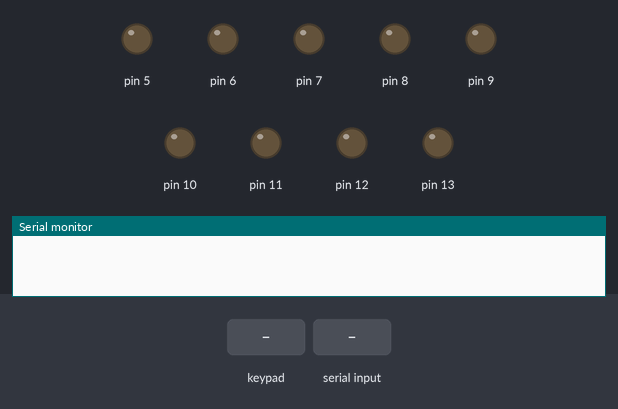
A sketch run on a simulated Arduino Mega 2560, built with avr-gcc and run on an emulated ATmega2560. Shown: output pins drawn as LEDs (lit = HIGH), the last lines printed to the serial monitor. Dashed ring = blinking. Inputs (shaded band) come from the test bench.

Above: at 1.2 s.
1.3 s: keypad keys 2 5 2 6 2 7 2 8 pressed 0.4 s apart
At 1.7 s:
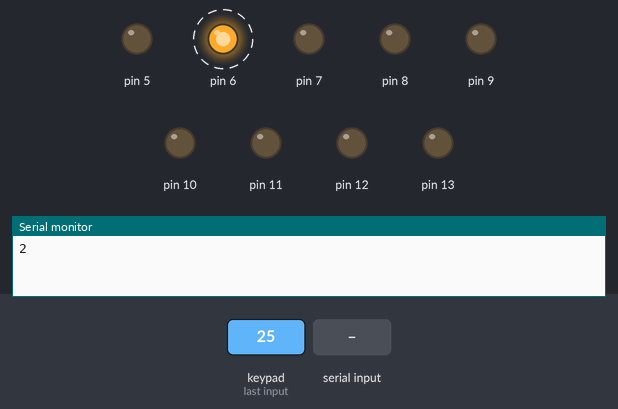
6.0 s: key 'a' pressed
9.0 s: "1" received over Serial
12.0 s: key '3' pressed
At 12.8 s:
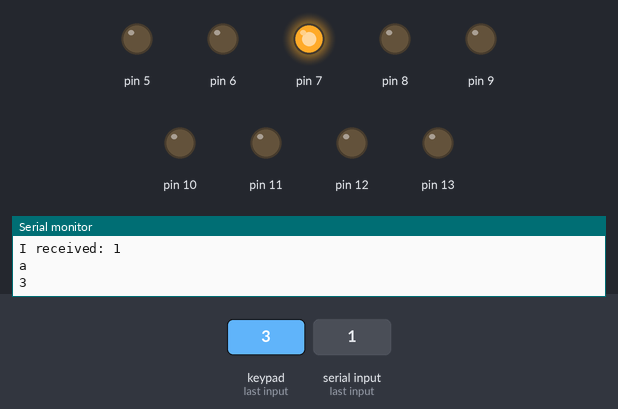
14.5 s: keypad keys 2 2 2 3 2 4 2 9 pressed 0.4 s apart
At 20.4 s:
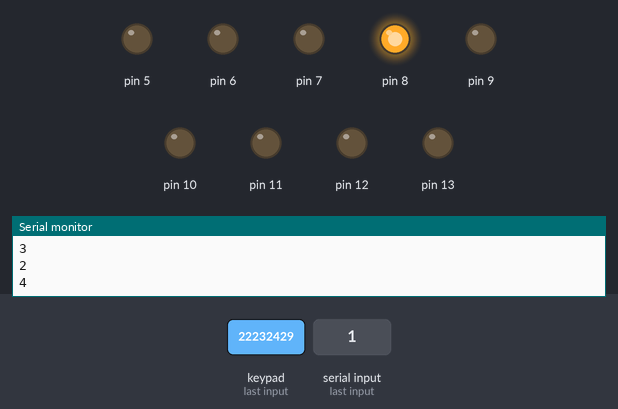
20.7 s: byte 98 ('b') received over Serial
At 22.6 s:
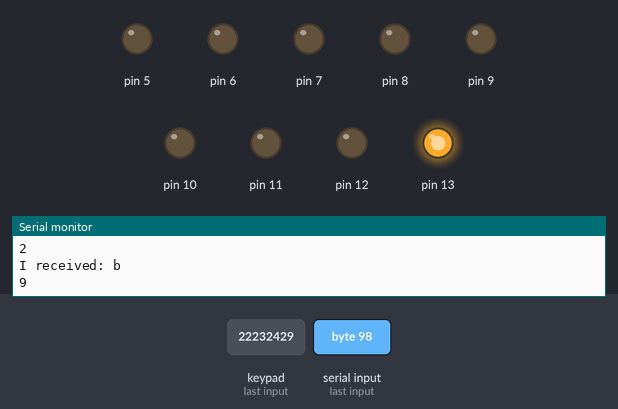
Timing chart, 0 to 24.6 s (numbered marks = the images above; inputs shaded):
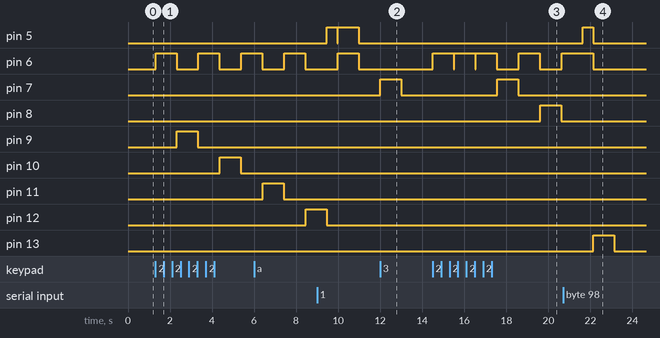

Measured:
- after the input at 1.3 s, pin 6: alternates HIGH for 1.0 s and LOW for 1.0 s, starting at once; pin 9: LOW → HIGH after 1.0 s, → LOW 1.0 s later; pin 10: LOW → HIGH after 3.1 s, → LOW 1.0 s later
- after the input at 12.0 s, pin 7: LOW → HIGH at once, → LOW 1.0 s later
- after the input at 14.5 s, pin 7: LOW → HIGH after 3.1 s, → LOW 1.0 s later; pin 8: LOW → HIGH after 5.1 s, → LOW 1.0 s later
- after the input at 20.7 s, pin 5: LOW → HIGH after 0.93 s, → LOW 0.50 s later; pin 6: HIGH → LOW after 1.4 s instead of 0.93 s

The sketch:

HelloKeypad.ino
```cpp
#include <Keypad.h>

#include <Keypad.h>

const byte ROWS = 4;
const byte COLS = 4;
char hexaKeys[ROWS][COLS] = {
  {'*','0','#','a'},
  {'1','2','3','b'},
  {'4','5','6','c'},
  {'7','8','9','d'}
};
byte rowPins[ROWS] = {25, 26, 27, 28};
byte colPins[COLS] = {22, 23, 24,29};
Keypad customKeypad = Keypad( makeKeymap(hexaKeys), rowPins, colPins, ROWS, COLS);

int incomingByte = 0;

void setup(){
  Serial.begin(9600);
  pinMode(5, OUTPUT);
  pinMode(6, OUTPUT);
  pinMode(7, OUTPUT);
  pinMode(8, OUTPUT);
  pinMode(9, OUTPUT);
  pinMode(10, OUTPUT);
  pinMode(11, OUTPUT);
  pinMode(12, OUTPUT);
  pinMode(13, OUTPUT);
}

void loop(){
  //Keypad Input
  char customKey = customKeypad.getKey();
  if (customKey == '1'){
    digitalWrite(5, HIGH);
    Serial.println("1");
    delay(1000);
    digitalWrite(5, LOW);
  }else if(customKey == '2'){
    digitalWrite(6, HIGH);
    Serial.println("2");
    delay(1000);
    digitalWrite(6, LOW);
  }else if(customKey == '3'){
    digitalWrite(7, HIGH);
    Serial.println("3");
     delay(1000);
    digitalWrite(7, LOW);
  }else if(customKey == '4'){
    digitalWrite(8, HIGH);
    Serial.println("4");
     delay(1000);
    digitalWrite(8, LOW);
  }else if(customKey == '5'){
    digitalWrite(9, HIGH);
    Serial.println("5");
     delay(1000);
    digitalWrite(9, LOW);
  }else if(customKey == '6'){
    digitalWrite(10, HIGH);
    Serial.println("6");
     delay(1000);
    digitalWrite(10, LOW);
  }else if(customKey == '7'){
    digitalWrite(11, HIGH);
    Serial.println("7");
     delay(1000);
    digitalWrite(11, LOW);
  }else if(customKey == '8'){
    digitalWrite(12, HIGH);
    Serial.println("8");
     delay(1000);
    digitalWrite(12, LOW);
  }else if(customKey == '9'){
    digitalWrite(13, HIGH);
    Serial.println("9");
     delay(1000);
    digitalWrite(13, LOW);
  }else if(customKey == 'a'){
    digitalWrite(5, HIGH);
    digitalWrite(6, HIGH);
    Serial.println("a");
    delay(1000);
    digitalWrite(6, LOW);
    digitalWrite(5, LOW);
  }else if(customKey == 'b'){
    digitalWrite(5, HIGH);
    digitalWrite(6, HIGH);
    Serial.println("b");
    delay(1000);
    digitalWrite(6, LOW);
    digitalWrite(5, LOW);
  }else if(customKey == 'c'){
    digitalWrite(5, HIGH);
    digitalWrite(6, HIGH);
    Serial.println("c");
    delay(1000);
    digitalWrite(6, LOW);
    digitalWrite(5, LOW);
  }else if(customKey == 'd'){
    digitalWrite(5, HIGH);
    digitalWrite(6, HIGH);
    Serial.println("d");
    delay(1000);
    digitalWrite(6, LOW);
    digitalWrite(5, LOW);
  }

  //Serial Input
  if(Serial.available() > 0){
    incomingByte = Serial.read();
    Serial.print("I received: ");
    Serial.println(((char)incomingByte));
    if ((char)incomingByte == '1'){
      digitalWrite(5, HIGH);
      delay(500);
      digitalWrite(5, LOW);
    }else if((char)incomingByte == '2'){
      digitalWrite(6, HIGH);
      delay(500);
      digitalWrite(6, LOW);
    }else if((char)incomingByte == '3'){
      digitalWrite(7, HIGH);
      delay(500);
      digitalWrite(7, LOW);
    }else if((char)incomingByte == '4'){
      digitalWrite(8, HIGH);
      delay(500);
      digitalWrite(8, LOW);
    }else if((char)incomingByte == '5'){
      digitalWrite(9, HIGH);
      delay(500);
      digitalWrite(9, LOW);
    }else if((char)incomingByte == '6'){
      digitalWrite(10, HIGH);
      delay(500);
      digitalWrite(10, LOW);
    }else if((char)incomingByte == '7'){
      digitalWrite(11, HIGH);
      delay(500);
      digitalWrite(11, LOW);
    }else if((char)incomingByte == '8'){
      digitalWrite(12, HIGH);
      delay(500);
      digitalWrite(12, LOW);
    }else if((char)incomingByte == '9'){
      digitalWrite(13, HIGH);
      delay(500);
      digitalWrite(13, LOW);
    }else if((char)incomingByte == 'a'){
      digitalWrite(5, HIGH);
      digitalWrite(6, HIGH);
      delay(500);
      digitalWrite(5, LOW);
      digitalWrite(6, LOW);
    }else if((char)incomingByte == 'b'){
      digitalWrite(5, HIGH);
      digitalWrite(6, HIGH);
      delay(500);
      digitalWrite(5, LOW);
      digitalWrite(6, LOW);
    }else if((char)incomingByte == 'c'){
      digitalWrite(5, HIGH);
      digitalWrite(6, HIGH);
      delay(500);
      digitalWrite(5, LOW);
      digitalWrite(6, LOW);
    }else if((char)incomingByte == 'd'){
      digitalWrite(5, HIGH);
      digitalWrite(6, HIGH);
      delay(500);
      digitalWrite(5, LOW);
      digitalWrite(6, LOW);
    }
  }
}
```
